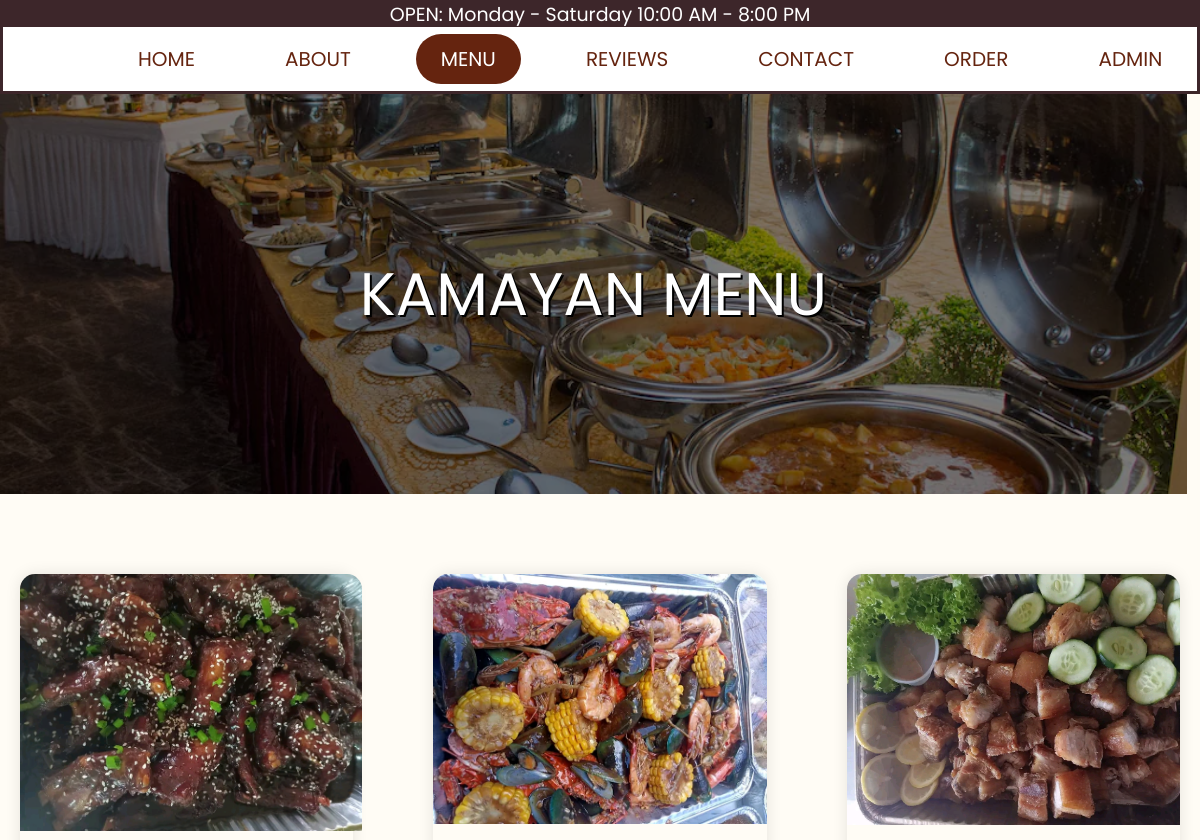
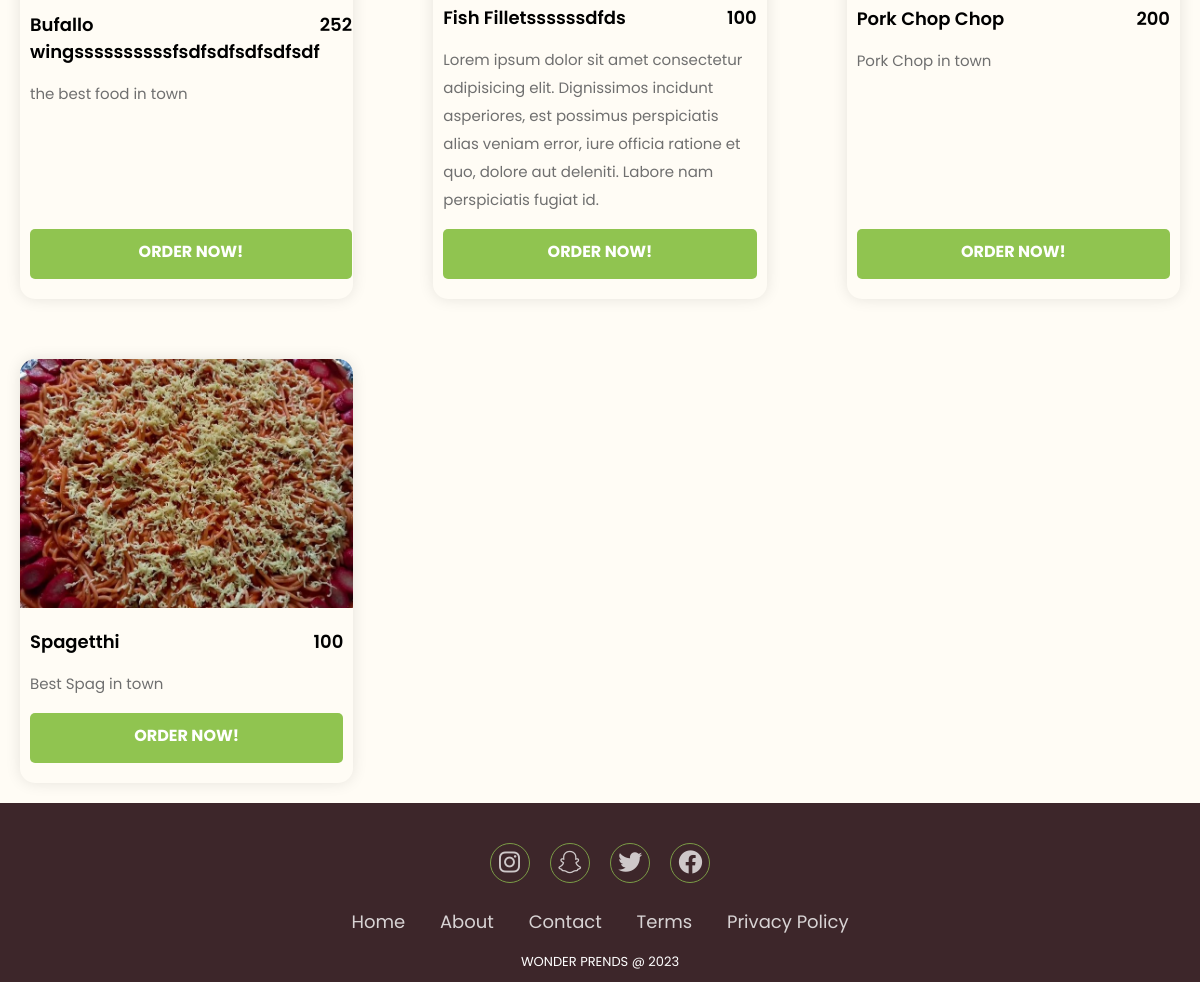
Page /menu.php on the earlier database version (2 pictures, top to bottom).
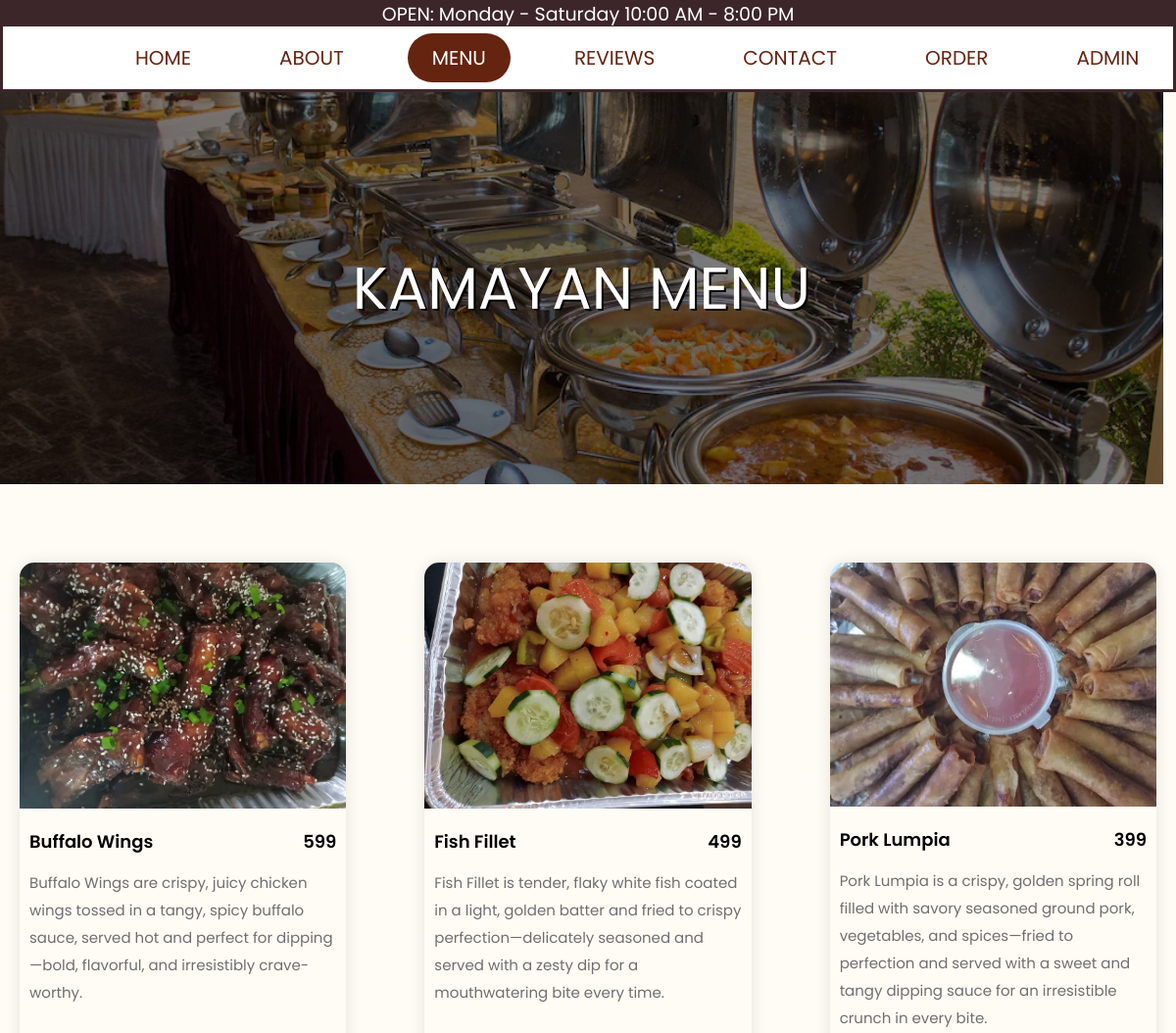
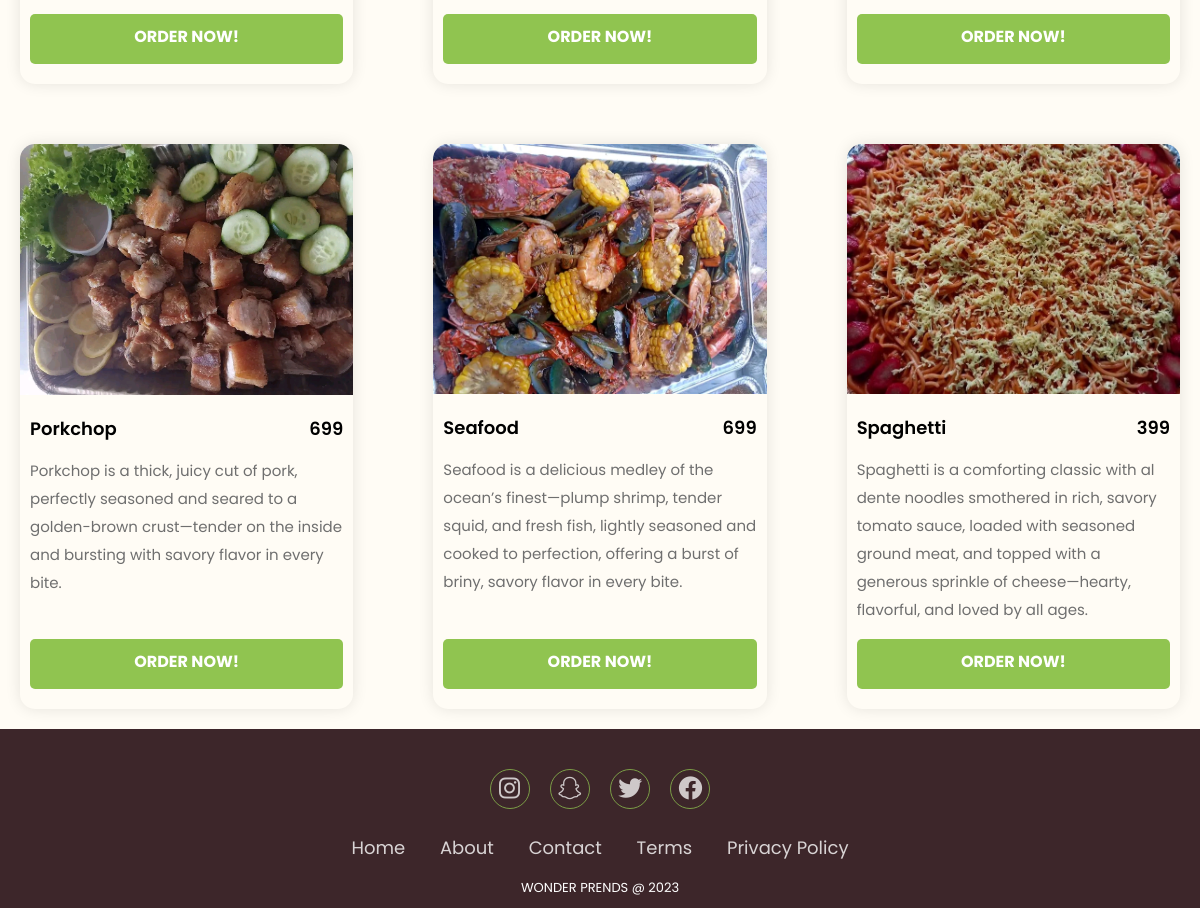
Same page on the later database version (2 pictures, top to bottom).
### tables this page shows
CREATE TABLE `menu` (
  `menu_id` int(11) NOT NULL,
  `title` text DEFAULT NULL,
  `price` text DEFAULT NULL,
  `caption` text DEFAULT NULL,
  `imgPath` text DEFAULT NULL
);

### menu.php (the view, shortened to what this page needs)
<!DOCTYPE html>
<html lang="en">
    <head>
        <link rel="stylesheet" href="css/navbar.css">
        <link rel="stylesheet" href="css/menu.css">
        <link rel="stylesheet" href="css/footer.css">
        <link rel="stylesheet" href="https://cdnjs.cloudflare.com/ajax/libs/font-awesome/6.4.0/css/all.min.css" />
        <link rel="stylesheet" href="css/swiper-bundle.min.css" />
        <link rel="stylesheet" href="https://cdn.jsdelivr.net/npm/boxicons@latest/css/boxicons.min.css">
    </head>
    <body>
        <div class="container">OPEN: Monday - Saturday 10:00 AM - 8:00 PM</div>
        <header>
            <nav class="navbar">
                <ul>
                    <li><a href="index.html">HOME</a></li>
                    <li><a href="about.html">ABOUT</a></li>
                    <li><a href="menu.php"  class="active">MENU</a></li>
                    <li><a href="reviews.php">REVIEWS</a></li>
                    <li><a href="contact.php">CONTACT</a></li>
                    <li><a href="order.php">ORDER</a></li>
                    <li><a href="admin/login.php">ADMIN</a></li>
                </ul>
            </nav>
        </header>
        <div class="header_pic">
            <div class="header_text">
                <p>KAMAYAN MENU</p>
            </div>
        </div>
        <div class="menu">
            <?php
            $servername = "localhost";
            $username = "root";
            $password = "";
            $database = "kamayan";
            $connection = new mysqli($servername, $username, $password, $database);
            $sql = "SELECT * FROM menu";
            $result = $connection->query($sql);
            while ($row = $result->fetch_assoc()){
                echo "
                <div class='food-items'>
                <img src='$row[imgPath]'>
                <div class='details'>
                    <div class='details-sub'>
                        <h5>$row[title]</h5>
                        <h5 class='price'> $row[price] </h5>
                    </div>
                    <p>$row[caption]</p>
                    <a href='order.php' style='display: inline-block; padding: 10px 20px; background-color: #90C450; color: white; text-decoration: none; border-radius: 5px; font-weight: bold; text-align: center; transition: background-color 0.3s ease;'>ORDER NOW!</a>
                </div>
            </div>
                ";
            }
            ?>
        </div>
        <footer>
            <div class="footer">
                <div class="social">
                    <a href="#"><i class="fab fa-instagram"></i></a>
                    <a href="#"><i class="fab fa-snapchat"></i></a>
                    <a href="#"><i class="fab fa-twitter"></i></a>
                    <a href="#"><i class="fab fa-facebook"></i></a>
                </div>
                <ul class="list">
                    <li><a href="#">Home</a></li>
                    <li><a href="about.html">About</a></li>
                    <li><a href="#">Contact</a></li>
                    <li><a href="#">Terms</a></li>
                    <li><a href="#">Privacy Policy</a></li>
                </ul>
                <p class="copyright">
                    WONDER PRENDS @ 2023
                </p>
            </div>
        </footer>
    </body>
</html>

### css/navbar.css (style rules this page uses)
* { margin: 0; padding: 0; list-style: none; font-family: 'Poppins', sans-serif; box-sizing: border-box; scroll-behavior: smooth; scroll-padding-top: 3rem; text-decoration: none; }
:root { --main-color: #6BA541; --second-color: #6F270F; --text-color: #000000; --bg-color: #FFFCF5; --box-shadow: 2px 2px 18px rgb(14 52 54 / 15%); }
img { width: 100%; }
body { background: #FFFCF5; }
.container { width: 100%; height: 3vh; text-align: center; background: #3D262A; color: #FFFFFF; font-size: 19px; }
header { width: 100%; height: 70px; background: #FFFFFF; display: flex; align-items: center; justify-content: space-between; padding: 0px 100px; border: 3px solid #3D262A; }
.navbar ul { display: flex; }
.navbar ul li a { text-align: center; display: block; color: #65240F; font-size: 20px; padding: 10px 25px; border-radius: 50px; transition: 0.2s; margin: 0px 20px; text-decoration: none; }
.navbar ul li a.active { color: #FFFFFF; background: #65240F; }
@media only screen and (max-width: 1320px) { header { padding:0 50px } }

### css/menu.css (style rules this page uses)
* { margin: 0; padding: 0; list-style: none; font-family: 'Poppins', sans-serif; box-sizing: border-box; scroll-behavior: smooth; scroll-padding-top: 3rem; text-decoration: none; }
:root { --main-color: #6BA541; --second-color: #6F270F; --text-color: #000000; --bg-color: #FFFCF5; --box-shadow: 2px 2px 18px rgb(14 52 54 / 15%); }
.header_pic { height: 50vh; width: 98.9vw; top: 0vw; position: relative; background-image: url(../images/images_menu/header_menu.webp); background-size: cover; background-position: center; color: white; display: flex; align-items: center; justify-content: center; text-align: center; margin-bottom: 5vw; }
.header_text { font-family: 'Baskerville Old Face'; font-style: normal; font-weight: 400; font-size: 5vw; color: white; display: flex; align-items: center; text-align: center; background-color: rgba(0, 0, 0, 0.5); text-shadow: 2px 2px #000; height: 50vh; width: 100vw; line-height: 1.2; margin: 0; padding: 0; justify-content: center; }
.menu { padding: 0; display: grid; grid-template-columns: repeat( auto-fit, minmax(350px,1fr)); grid-gap: 20px 40px; }
.food-items { display: grid; position: relative; grid-template-rows: auto 1fr; border-radius: 15px; box-shadow: 0 0 15px rgba(0,0,0,0.1); margin: 20px 20px; }
.food-items img { position: relative; width: 100%; border-radius: 15px 15px 0 0; }
.details { padding: 20px 10px; display: grid; grid-template-rows: auto 1fr 50px; grid-row-gap: 15px; }
.details-sub { display: grid; grid-template-columns: auto auto; }
.details-sub>h5 { font-weight: 600; font-size: 18px; }
.price { text-align: right; }
.details>p { color: #6f6f6f; font-size: 15px; line-height: 28px; font-weight: 400; align-self: stretch; }

### css/footer.css (style rules this page uses)
* { margin: 0; padding: 0; box-sizing: border-box; }
footer { font-family: "Sogoe UI"; font-weight: 400; background-color: #3D262A; padding: 40px 0px 10px 0px; }
.footer .social { text-align: center; padding-bottom: 25px; color: #FFFFFF; }
.footer .social a { font-size: 24px; color: inherit; border: 1px solid #90C450; width: 40px; height: 40px; line-height: 38px; display: inline-block; text-align: center; border-radius: 50%; margin: 0px 8px; opacity: 0.75; }
.footer ul { margin-top: 0px; padding: 0px; list-style: none; font-size: 18px; line-height: 1.6; margin-bottom: 0px; text-align: center; }
.footer ul li { display:inline-block; padding: 0px 15px; }
.footer ul li a { color: #FFFFFF; text-decoration: none; opacity: 0.8; }
.footer .copyright { margin-top: 15px; text-align: center; font-size: 13px; color: #FFFFFF }

Differences in the rows shown:
removed menu: imgPath (picture), title "Bufallo wingssssssssssfsdfsdfsdfsdfsdf", price "252", caption "the best food in town"
removed menu: imgPath (picture), title "Fish Filletssssssdfds", price "100", caption "Lorem ipsum dolor sit amet consectetur adipisicing elit. Dignissimos incidunt asperiores, est possimus perspiciatis alias veniam error, iure officia ratione et quo, dolore aut deleniti. Labore nam perspiciatis fugiat id."
removed menu: imgPath (picture), title "Pork Chop Chop", price "200", caption "Pork Chop in town"
removed menu: imgPath (picture), title "Spagetthi", price "100", caption "Best Spag in town"
added menu: imgPath (picture), title "Buffalo Wings", price "599", caption "Buffalo Wings are crispy, juicy chicken wings tossed in a tangy, spicy buffalo sauce, served hot and perfect for dipping—bold, flavorful, and irresistibly crave-worthy."
added menu: imgPath (picture), title "Fish Fillet", price "499", caption "Fish Fillet is tender, flaky white fish coated in a light, golden batter and fried to crispy perfection—delicately seasoned and served with a zesty dip for a mouthwatering bite every time."
added menu: imgPath (picture), title "Pork Lumpia", price "399", caption "Pork Lumpia is a crispy, golden spring roll filled with savory seasoned ground pork, vegetables, and spices—fried to perfection and served with a sweet and tangy dipping sauce for an irresistible crunch in every bite."
added menu: imgPath (picture), title "Porkchop", price "699", caption "Porkchop is a thick, juicy cut of pork, perfectly seasoned and seared to a golden-brown crust—tender on the inside and bursting with savory flavor in every bite."
added menu: imgPath (picture), title "Seafood", price "699", caption "Seafood is a delicious medley of the ocean’s finest—plump shrimp, tender squid, and fresh fish, lightly seasoned and cooked to perfection, offering a burst of briny, savory flavor in every bite."
added menu: imgPath (picture), title "Spaghetti", price "399", caption "Spaghetti is a comforting classic with al dente noodles smothered in rich, savory tomato sauce, loaded with seasoned ground meat, and topped with a generous sprinkle of cheese—hearty, flavorful, and loved by all ages."
